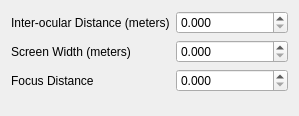
<?xml version="1.0" encoding="UTF-8"?>
<ui version="4.0">
 <class>StereoOptionsDialog</class>
 <widget class="QDialog" name="StereoOptionsDialog">
  <property name="geometry">
   <rect>
    <x>0</x>
    <y>0</y>
    <width>299</width>
    <height>116</height>
   </rect>
  </property>
  <property name="windowTitle">
   <string>Stereo Options</string>
  </property>
  <layout class="QFormLayout" name="formLayout">
   <item row="0" column="0">
    <widget class="QLabel" name="label">
     <property name="text">
      <string>Inter-ocular Distance (meters)</string>
     </property>
    </widget>
   </item>
   <item row="0" column="1">
    <widget class="QDoubleSpinBox" name="ioDistanceSpinBox">
     <property name="decimals">
      <number>3</number>
     </property>
     <property name="singleStep">
      <double>0.001000000000000</double>
     </property>
    </widget>
   </item>
   <item row="1" column="0">
    <widget class="QLabel" name="label_2">
     <property name="text">
      <string>Screen Width (meters)</string>
     </property>
    </widget>
   </item>
   <item row="1" column="1">
    <widget class="QDoubleSpinBox" name="screenWidthSpinBox">
     <property name="decimals">
      <number>3</number>
     </property>
     <property name="singleStep">
      <double>0.500000000000000</double>
     </property>
    </widget>
   </item>
   <item row="2" column="0">
    <widget class="QLabel" name="label_3">
     <property name="text">
      <string>Focus Distance</string>
     </property>
    </widget>
   </item>
   <item row="2" column="1">
    <widget class="QDoubleSpinBox" name="focusDistanceSpinBox">
     <property name="decimals">
      <number>3</number>
     </property>
    </widget>
   </item>
  </layout>
 </widget>
 <resources/>
 <connections/>
</ui>
